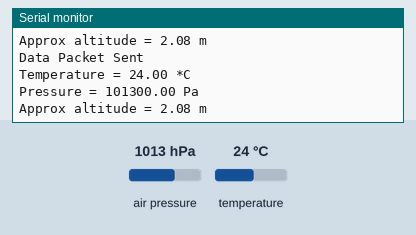
Simulated run of this sketch. Board: Arduino Uno, built with avr-gcc and run on an emulated ATmega328P. Parts: the last lines printed to the serial monitor. The inputs (shaded band) are chosen by the test bench; at power-on: air pressure 1013 hPa, temperature 24 °C. No radio packets arrive unless stated.

Above: at 1.2 s.
1.3 s: air pressure set to 952 hPa
At 2.0 s:
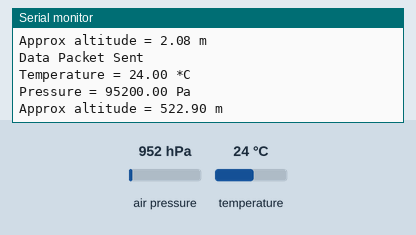
2.8 s: temperature set to 12 °C
At 3.5 s:
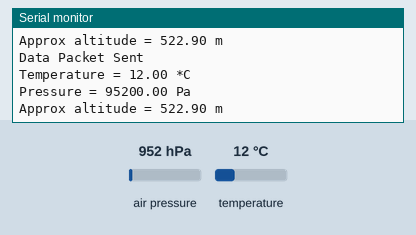
4.3 s: air pressure set to 975 hPa
At 5.0 s:
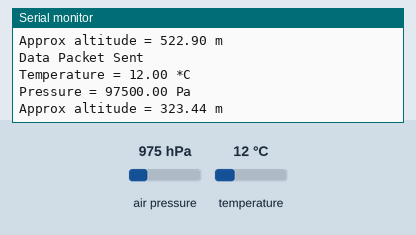
Timing chart, 0 to 7.3 s (numbered marks = the images above; inputs shaded):
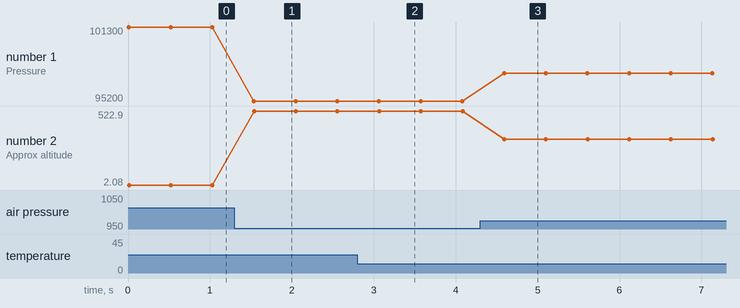

Measured:
- after the input at 1.3 s, the serial monitor: prints a new line after 0.24 s (image 1)
- after the input at 2.8 s, the serial monitor: prints a new line after 0.26 s (image 2)
- after the input at 4.3 s, the serial monitor: prints a new line after 0.29 s (image 3)
- plotted number 1: 101300 → 95200 after the input at 1.3 s, 95200 → 97500 after the input at 4.3 s
- plotted number 2: 2.08 → 522.9 after the input at 1.3 s, 522.9 → 323.44 after the input at 4.3 s

The sketch:

sketch_oct04b.ino
```cpp
#include <SPI.h>
#include <Wire.h>

#include <nRF24L01.h>
#include <RF24.h>
#include <Adafruit_BMP280.h>


Adafruit_BMP280 bmp; // I2C


//RF24 radio(12, 14, 26, 25, 27);
RF24 radio(4, 5);
const uint64_t address = 0xF0F0F0F0E1LL;
int counter = 0;


String data = "reza!!!!!!!!";

void setup()
{
Serial.begin(115200);

while ( !Serial ) delay(100);   // wait for native usb
  Serial.println(F("BMP280 test"));
  unsigned status;
  //status = bmp.begin(BMP280_ADDRESS_ALT, BMP280_CHIPID);
  status = bmp.begin();
  if (!status) {
    Serial.println(F("Could not find a valid BMP280 sensor, check wiring or "
                      "try a different address!"));

    while (1) delay(10);
  }

  /* Default settings from datasheet. */
  bmp.setSampling(Adafruit_BMP280::MODE_NORMAL,     /* Operating Mode. */
                  Adafruit_BMP280::SAMPLING_X2,     /* Temp. oversampling */
                  Adafruit_BMP280::SAMPLING_X16,    /* Pressure oversampling */
                  Adafruit_BMP280::FILTER_X16,      /* Filtering. */
                  Adafruit_BMP280::STANDBY_MS_500); /* Standby time. */


radio.begin();                  //Starting the Wireless communication
radio.openWritingPipe(address); //Setting the address where we will send the data
radio.setPALevel(RF24_PA_MIN);  //You can set it as minimum or maximum depending on the distance between the transmitter and receiver.
radio.stopListening();          //This sets the module as transmitter
}

void loop()
{

  Serial.println();

  radio.write(&data, sizeof(16));

  Serial.println("Data Packet Sent");
  Serial.println("");

  counter++;
  data = String(bmp.readTemperature());


  Serial.print(F("Temperature = "));
    Serial.print(bmp.readTemperature());
    Serial.println(" *C");

    Serial.print(F("Pressure = "));
    Serial.print(bmp.readPressure());
    Serial.println(" Pa");

    Serial.print(F("Approx altitude = "));
    Serial.print(bmp.readAltitude(1013.25)); /* Adjusted to local forecast! */
    Serial.println(" m");

    Serial.println();


  delay(500);

}
```
